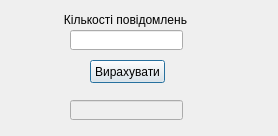
<?xml version="1.0" encoding="UTF-8"?>
<ui version="4.0">
 <class>Dialog</class>
 <widget class="QDialog" name="Dialog">
  <property name="geometry">
   <rect>
    <x>0</x>
    <y>0</y>
    <width>278</width>
    <height>136</height>
   </rect>
  </property>
  <property name="sizePolicy">
   <sizepolicy hsizetype="Fixed" vsizetype="Fixed">
    <horstretch>0</horstretch>
    <verstretch>0</verstretch>
   </sizepolicy>
  </property>
  <property name="font">
   <font>
    <weight>50</weight>
    <bold>false</bold>
   </font>
  </property>
  <property name="windowTitle">
   <string>Підраховувач ентропії</string>
  </property>
  <widget class="QLineEdit" name="lineEdit_insert_A">
   <property name="enabled">
    <bool>true</bool>
   </property>
   <property name="geometry">
    <rect>
     <x>70</x>
     <y>30</y>
     <width>113</width>
     <height>20</height>
    </rect>
   </property>
  </widget>
  <widget class="QLabel" name="label_insert_A">
   <property name="geometry">
    <rect>
     <x>40</x>
     <y>10</y>
     <width>171</width>
     <height>20</height>
    </rect>
   </property>
   <property name="text">
    <string>Кількості повідомлень</string>
   </property>
   <property name="alignment">
    <set>Qt::AlignCenter</set>
   </property>
  </widget>
  <widget class="QPushButton" name="pushButton_Judge">
   <property name="geometry">
    <rect>
     <x>90</x>
     <y>60</y>
     <width>75</width>
     <height>23</height>
    </rect>
   </property>
   <property name="text">
    <string>Вирахувати</string>
   </property>
  </widget>
  <widget class="QLineEdit" name="lineEdit_result">
   <property name="enabled">
    <bool>false</bool>
   </property>
   <property name="geometry">
    <rect>
     <x>70</x>
     <y>100</y>
     <width>113</width>
     <height>20</height>
    </rect>
   </property>
  </widget>
 </widget>
 <resources/>
 <connections/>
</ui>
